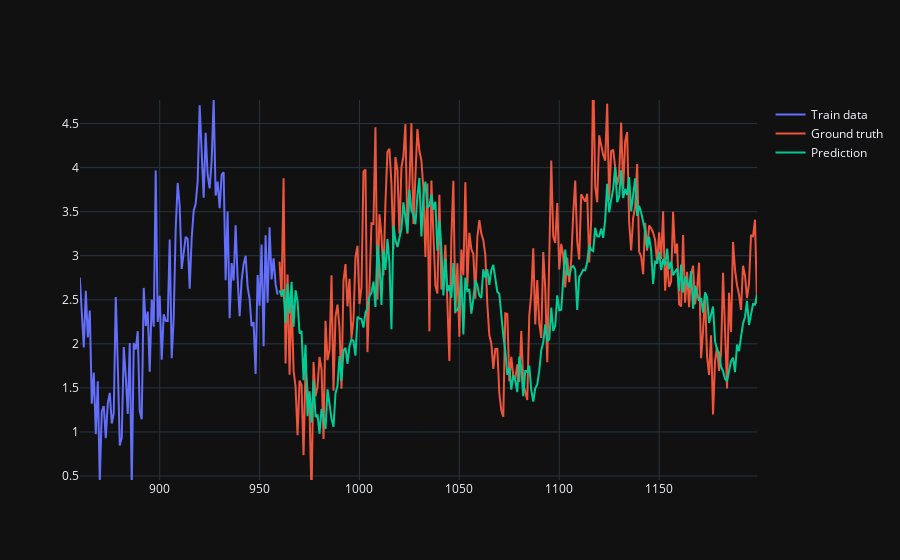

Notebook code for this chart:
### Code cell
fig = go.Figure()

fig.add_trace(go.Scatter(x=train_index, 
                         y=train_data, 
                         name='Train data'
                        )
             )
                                          
             

fig.add_trace(go.Scatter(x=test_index, 
                         y=test_data, 
                         name='Ground truth'
                        )
             ) 

fig.add_trace(go.Scatter(x=test_index, 
                         y=prediction, 
                         name='Prediction'
                        )
             )

fig.update_layout(template='plotly_dark')
fig.show()

### Figure 1 — Plotly figure (JSON) as saved in the notebook; plotly's stock layout.template omitted (floating-point values rounded to 4 significant figures; data arrays with more than 128 entries replaced by an {"elided": "..."} marker saying what was removed)
{"data": [{"name": "Train data", "type": "scatter", "x": {"elided": "960 int values"}, "y": {"elided": "960 float values"}}, {"name": "Ground truth", "type": "scatter", "x": {"elided": "240 int values"}, "y": {"elided": "240 float values"}}, {"name": "Prediction", "type": "scatter", "x": {"elided": "240 int values"}, "y": {"elided": "240 float values"}}], "layout": {"autosize": true, "xaxis": {"autorange": false, "range": [860.1, 1199], "type": "linear"}, "yaxis": {"autorange": false, "range": [0.4551, 4.767], "type": "linear"}}}
